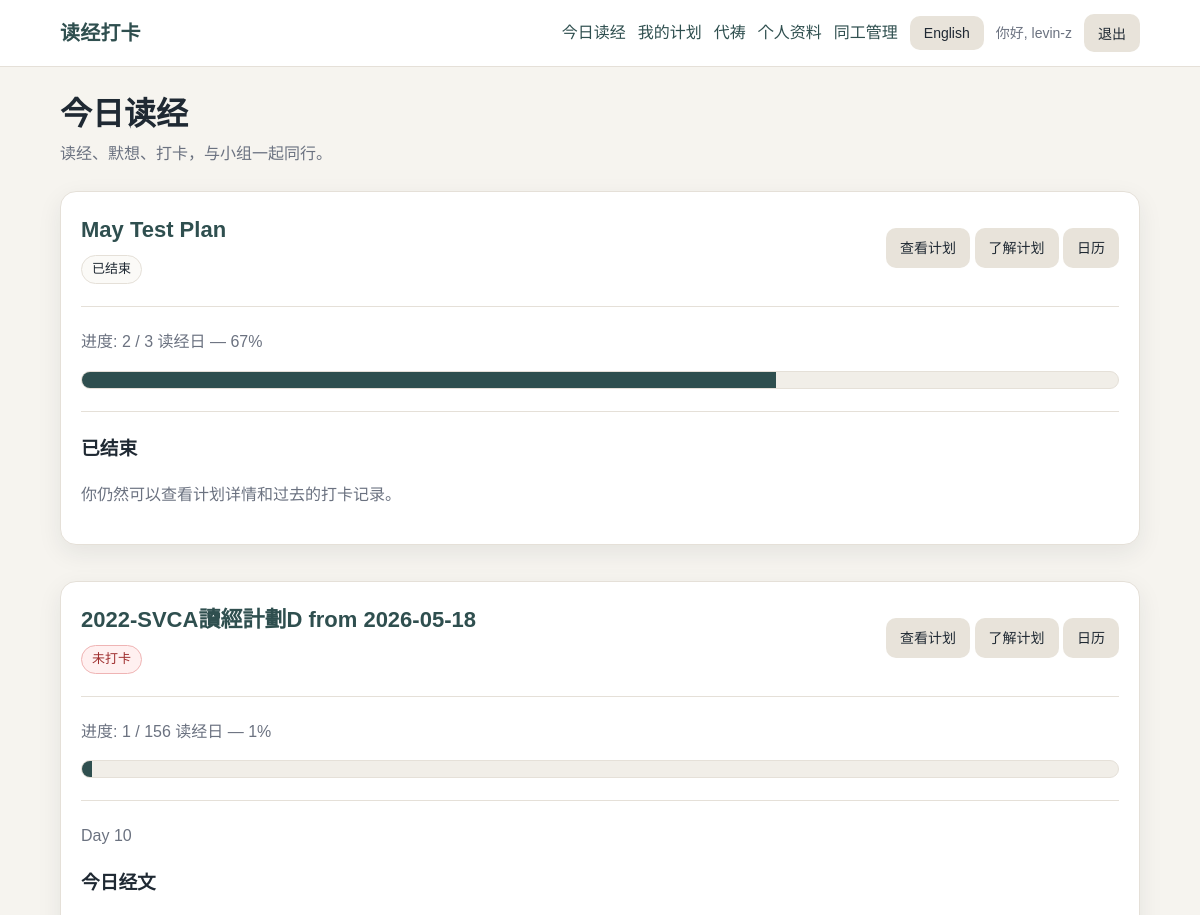
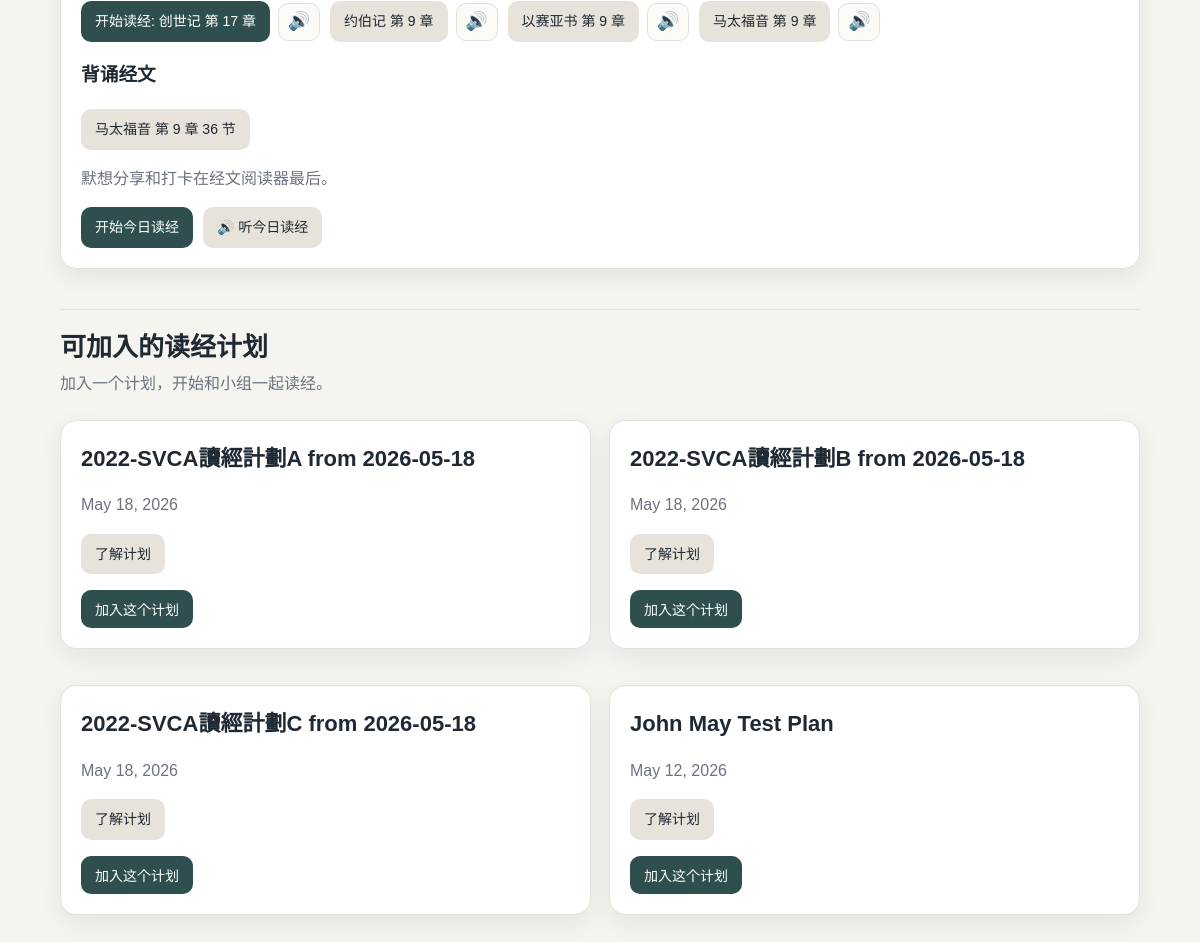
The app's page / (signed in) with its own data (2 pictures, top to bottom).
### accounts/models.py (models this page shows, shortened)
class Profile(models.Model):
    LANGUAGE_CHOICES = [
        ("zh", "中文"),
        ("en", "English"),
    ]
    user = models.OneToOneField(
        settings.AUTH_USER_MODEL,
        on_delete=models.CASCADE,
        related_name="profile",
    )
    small_group = models.ForeignKey(
        SmallGroup,
        on_delete=models.SET_NULL,
        null=True,
        blank=True,
        related_name="members",
    )
    preferred_language = models.CharField(
        max_length=2,
        choices=LANGUAGE_CHOICES,
        default="zh",
    )
    must_change_password = models.BooleanField(default=False)

### reading/models.py (models this page shows, shortened)
class ActivePlan(models.Model):
    plan = models.ForeignKey(ReadingPlan, on_delete=models.PROTECT, related_name="active_runs")
    start_date = models.DateField()
    title = models.CharField(max_length=150, blank=True)
    class Meta:
        ordering = ["-start_date"]
    def current_day_number(self):
        delta = timezone.localdate() - self.start_date
        return delta.days + 1

class ReadingPlanDay(models.Model):
    plan = models.ForeignKey(ReadingPlan, on_delete=models.CASCADE, related_name="days")
    day_number = models.PositiveIntegerField()
    reading_text = models.TextField()
    memory_verse = models.CharField(max_length=120, blank=True)
    class Meta:
        unique_together = [("plan", "day_number")]
        ordering = ["plan", "day_number"]

### reading/views.py (the view)
# urls.py: path("", views.home, name="home"),
@login_required
def home(request):
    enrollments = (
        PlanEnrollment.objects.filter(user=request.user)
        .select_related("active_plan", "active_plan__plan")
        .order_by("-joined_at")
    )
    joined_active_plan_ids = enrollments.values_list("active_plan_id", flat=True)
    active_plans = (
        ActivePlan.objects.select_related("plan")
        .filter(plan__is_active=True)
        .exclude(id__in=joined_active_plan_ids)
        .order_by("-start_date")
    )
    today_items = []
    for enrollment in enrollments:
        active_plan = enrollment.active_plan
        current_day_number = active_plan.current_day_number()
        plan_days = list(
            ReadingPlanDay.objects.filter(plan=active_plan.plan).order_by("day_number")
        )
        total_reading_days = len(plan_days)
        max_day_number = max([day.day_number for day in plan_days], default=0)
        checked_days = CheckIn.objects.filter(
            user=request.user,
            active_plan=active_plan,
        ).count()
        progress_percent = (
            round((checked_days / total_reading_days) * 100)
            if total_reading_days
            else 0
        )
        plan_day = None
        passages = []
        memory_passages = []
        is_checked = False
        is_not_started = current_day_number < 1
        is_ended = bool(max_day_number and current_day_number > max_day_number)
        is_rest_day = False
        is_reading_day = False
        if not is_not_started and not is_ended:
            plan_day = next(
                (day for day in plan_days if day.day_number == current_day_number),
                None,
            )
            if plan_day:
                is_reading_day = True
                passages = get_reading_passages(plan_day)
                memory_passages = get_memory_passages(plan_day) if plan_day.memory_verse else []
                is_checked = CheckIn.objects.filter(
                    user=request.user,
                    active_plan=active_plan,
                    plan_day=plan_day,
                ).exists()
            else:
                is_rest_day = True
        today_items.append(
            {
                "active_plan": active_plan,
                "has_pinned_guide": active_plan.guide_posts.filter(
                    is_pinned=True,
                    is_published=True,
                ).exists(),
                "current_day_number": current_day_number,
                "max_day_number": max_day_number,
                "plan_day": plan_day,
                "passages": passages,
                "memory_passages": memory_passages,
                "is_checked": is_checked,
                "is_not_started": is_not_started,
                "is_ended": is_ended,
                "is_rest_day": is_rest_day,
                "is_reading_day": is_reading_day,
                "checked_days": checked_days,
                "total_reading_days": total_reading_days,
                "progress_percent": progress_percent,
            }
        )
    for active_plan in active_plans:
        active_plan.has_pinned_guide = active_plan.guide_posts.filter(
            is_pinned=True,
            is_published=True,
        ).exists()
    upcoming_study_candidates = (
        BibleStudySession.objects
        .select_related("series", "district", "small_group")
        .filter(study_datetime__gte=timezone.now())
        .exclude(status__in=[
            BibleStudySession.STATUS_DRAFT,
            BibleStudySession.STATUS_CANCELLED,
        ])
        .order_by("study_datetime")[:10]
    )
    upcoming_study_sessions = [
        session
        for session in upcoming_study_candidates
        if session.can_be_seen_by(request.user)
    ][:3]
    return render(
        request,
        "reading/home.html",
        {
            "active_plans": active_plans,
            "today_items": today_items,
            "upcoming_study_sessions": upcoming_study_sessions,
        },
    )

### templates/reading/home.html (shortened to what this page needs)
{% extends "base.html" %}
{% load reading_extras %}
{% load study_extras %}
{% block content %}
<div class="page-header">
    <h1 class="page-title">{{ ui.today }}</h1>
    <p class="page-subtitle">{{ ui.today_subtitle }}</p>
</div>
{% if today_items %}
<div class="grid">
    {% for item in today_items %}
    <div class="card">
        <div class="actions" style="justify-content: space-between;">
            <div>
                <h2 class="card-title">
                    <a href="{% url 'active_plan_detail' item.active_plan.id %}">
                        {{ item.active_plan|active_plan_name:language }}
                    </a>
                </h2>
                {% if item.is_not_started %}
                <span class="status status-warning">{{ ui.not_started }}</span>
                {% elif item.is_ended %}
                <span class="status">{{ ui.ended }}</span>
                {% elif item.is_rest_day %}
                <span class="status status-warning">{{ ui.rest_day }}</span>
                {% elif item.is_checked %}
                <span class="status status-good">{{ ui.checked_in }}</span>
                {% else %}
                <span class="status status-danger">{{ ui.not_checked_in }}</span>
                {% endif %}
            </div>
            <div>
                <a class="button button-secondary" href="{% url 'active_plan_detail' item.active_plan.id %}">
                    {{ ui.view_plan }}
                </a>
                <a class="button button-secondary" href="{% url 'active_plan_intro' item.active_plan.id %}">
                    {% if language == "zh" %}了解计划{% else %}Learn More{% endif %}
                </a>
                <a class="button button-secondary"
                   href="{% url 'active_plan_calendar' item.active_plan.id %}">
                    {% if language == "zh" %}日历{% else %}Calendar{% endif %}
                </a>
            </div>
        </div>
        <hr class="divider">
        <p class="muted">
            {{ ui.progress }}:
            {{ item.checked_days }} / {{ item.total_reading_days }} {{ ui.reading_days }}
            — {{ item.progress_percent }}%
        </p>
        <div class="progress-bar">
            <div class="progress-bar-fill" style="width: {{ item.progress_percent }}%;"></div>
        </div>
        <hr class="divider">
        {% if item.is_not_started %}
        <h3>{{ ui.not_started }}</h3>
        <p class="muted">{{ item.active_plan.start_date }}</p>
        {% elif item.is_ended %}
        <h3>{{ ui.ended }}</h3>
        <p class="muted">
            {% if language == "zh" %}
            你仍然可以查看计划详情和过去的打卡记录。
            {% else %}
            You can still review the plan details and previous check-ins.
            {% endif %}
        </p>
        {% elif item.is_reading_day %}
        <p class="muted">Day {{ item.plan_day.day_number }}</p>
        <h3>{{ ui.today_reading }}</h3>
        {% if item.passages %}
        <div class="passage-list">
            {% for passage in item.passages %}
            <div class="passage-action-row">
                <a class="button {% if forloop.first %}{% else %}button-secondary{% endif %}"
                   href="{% url 'passage_reader' item.active_plan.id item.plan_day.id forloop.counter0 %}?lang={{ language }}">
                    {% if forloop.first %}
                    {{ ui.start_reading }}: {{ passage|passage_display:language }}
                    {% else %}
                    {{ passage|passage_display:language }}
                    {% endif %}
                </a>
                <a class="audio-icon-button"
                   href="{% url 'audio_reader' item.active_plan.id item.plan_day.id forloop.counter0 %}?lang={{ language }}"
                   title="{% if language == 'zh' %}听音频{% else %}Listen{% endif %}"
                   aria-label="{% if language == 'zh' %}听音频{% else %}Listen{% endif %}: {{ passage|passage_display:language }}">
                    🔊
                </a>
            </div>
            {% endfor %}
        </div>
        {% else %}
        <p>{{ item.plan_day.reading_text|linebreaksbr }}</p>
        <p class="muted">{{ ui.no_scripture_links }}</p>
        {% endif %}
        {% if item.plan_day.memory_verse %}
        <h3>{{ ui.memory_verse }}</h3>
        {% if item.memory_passages %}
        <div class="passage-list">
            {% for passage in item.memory_passages %}
            <a class="button button-secondary"
               href="{% url 'memory_verse_reader' item.active_plan.id item.plan_day.id forloop.counter0 %}?lang={{ language }}">
                {{ passage|passage_display:language }}
            </a>
            {% endfor %}
        </div>
        {% else %}
        <p>{{ item.plan_day.memory_verse }}</p>
        <p class="muted">{{ ui.no_memory_link }}</p>
        {% endif %}
        {% endif %}
        {% if item.is_checked %}
        <p><span class="status status-good">{{ ui.checked_in }}</span></p>
        {% else %}
        <p class="muted">{{ ui.reflection_checkin_note }}</p>
        {% if item.passages %}
        <div class="actions">
            <a class="button"
               href="{% url 'passage_reader' item.active_plan.id item.plan_day.id 0 %}?lang={{ language }}">
                {{ ui.start_today_reading }}
            </a>
            <a class="button button-secondary"
               href="{% url 'audio_reader' item.active_plan.id item.plan_day.id 0 %}?lang={{ language }}">
                🔊 {% if language == "zh" %}听今日读经{% else %}Listen to Today’s Reading{% endif %}
            </a>
        </div>
        {% else %}
        <form method="post" action="{% url 'check_in' item.active_plan.id item.plan_day.id %}">
            {% csrf_token %}
            <input type="hidden" name="next" value="{{ request.get_full_path }}">
            <button type="submit">{{ ui.finished_reading_button }}</button>
        </form>
        {% endif %}
        {% endif %}
        {% endif %}
    </div>
    {% endfor %}
</div>
{% else %}
<div class="card">
    <h2>{{ ui.no_reading_plan_yet }}</h2>
    <p class="muted">{{ ui.join_plan_to_start }}</p>
</div>
{% endif %}
<hr class="divider">
<div class="page-header">
    <h2 class="page-title" style="font-size: 26px;">{{ ui.available_plans }}</h2>
    <p class="page-subtitle">{{ ui.available_plans_subtitle }}</p>
</div>
{% if active_plans %}
<div class="grid grid-2">
    {% for active_plan in active_plans %}
    <div class="card">
        <h3 class="card-title">{{ active_plan|active_plan_name:language }}</h3>
        <p class="muted">{{ active_plan.start_date }}</p>
        <p>
            <a class="button button-secondary" href="{% url 'active_plan_intro' active_plan.id %}">
                {% if language == "zh" %}了解计划{% else %}Learn More{% endif %}
            </a>
        </p>
        <form method="post" action="{% url 'join_active_plan' active_plan.id %}">
            <button type="submit">{{ ui.join_this_plan }}</button>
        </form>
    </div>
    {% endfor %}
</div>
{% else %}
<div class="card">
    <p class="muted">{{ ui.no_available_plans }}</p>
</div>
{% endif %}
{% endblock %}

### templates/base.html (shortened to what this page needs)
{% load static %}
<!doctype html>
<html lang="en">
<head>
    <link rel="stylesheet" href="{% static 'css/app.css' %}">
</head>
<body>
    <header class="site-header">
        <div class="site-header-inner">
            <a class="brand" href="{% url 'home' %}">{{ ui.site_title }}</a>
            <nav class="nav">
                {% if user.is_authenticated %}
                <a href="{% url 'home' %}">{{ ui.today }}</a>
                <a href="{% url 'my_plans' %}">{{ ui.my_plans }}</a>
                <a href="{% url 'prayer_list' %}">
                    {% if language == "zh" %}代祷{% else %}Prayer{% endif %}
                </a>
                <a href="{% url 'profile' %}">{{ ui.profile }}</a>
                {% if user.is_staff %}
                <details class="nav-staff-menu">
                    <summary>
                        {% if language == "zh" %}同工管理{% else %}Staff{% endif %}
                    </summary>
                </details>
                {% endif %}
                <form method="post" action="{% url 'change_language' %}" class="inline-form">
                    <button type="submit" class="button-secondary">
                        {{ other_language_label }}
                    </button>
                </form>
                <span class="nav-user">{{ ui.hi }}, {{ user.username }}</span>
                <form method="post" action="{% url 'logout' %}" class="inline-form">
                    <button type="submit" class="button-secondary">{{ ui.logout }}</button>
                </form>
                {% endif %}
            </nav>
        </div>
    </header>
    <main class="container">
        {% block content %}{% endblock %}
    </main>
</body>
</html>

### records on screen
Profile: active_plan|active_plan_name "May Test Plan" "2022-SVCA讀經計劃D from 2026-05-18", passages "创世记 第 17 章", passages "约伯记 第 9 章" "以赛亚书 第 9 章" "马太福音 第 9 章", memory_passages "马太福音 第 9 章 36 节"
ReadingPlanDay: plan_day.day_number "10"
ActivePlan: title.preferred_language "2022-SVCA讀經計劃A from 2026-05-18", start_date "May 18, 2026", join_this_plan "加入这个计划"
ActivePlan: title.preferred_language "2022-SVCA讀經計劃B from 2026-05-18", start_date "May 18, 2026", join_this_plan "加入这个计划"
ActivePlan: title.preferred_language "2022-SVCA讀經計劃C from 2026-05-18", start_date "May 18, 2026", join_this_plan "加入这个计划"
ActivePlan: title.preferred_language "John May Test Plan", start_date "May 12, 2026", join_this_plan "加入这个计划"

### other values on screen
{{ ui.site_title }} "读经打卡"
{{ ui.today }} "今日读经"
{{ ui.my_plans }} "我的计划"
{{ ui.profile }} "个人资料"
{{ other_language_label }} "English"
{{ ui.hi }} "你好"
{{ user.username }} "levin-z"
{{ ui.logout }} "退出"
{{ ui.today_subtitle }} "读经、默想、打卡，与小组一起同行。"
{{ ui.ended }} "已结束"
{{ ui.view_plan }} "查看计划" "查看计划"
{{ ui.progress }} "进度" "进度"
{{ item.checked_days }} "2" "1"
{{ item.total_reading_days }} "3" "156"
{{ ui.reading_days }} "读经日" "读经日"
